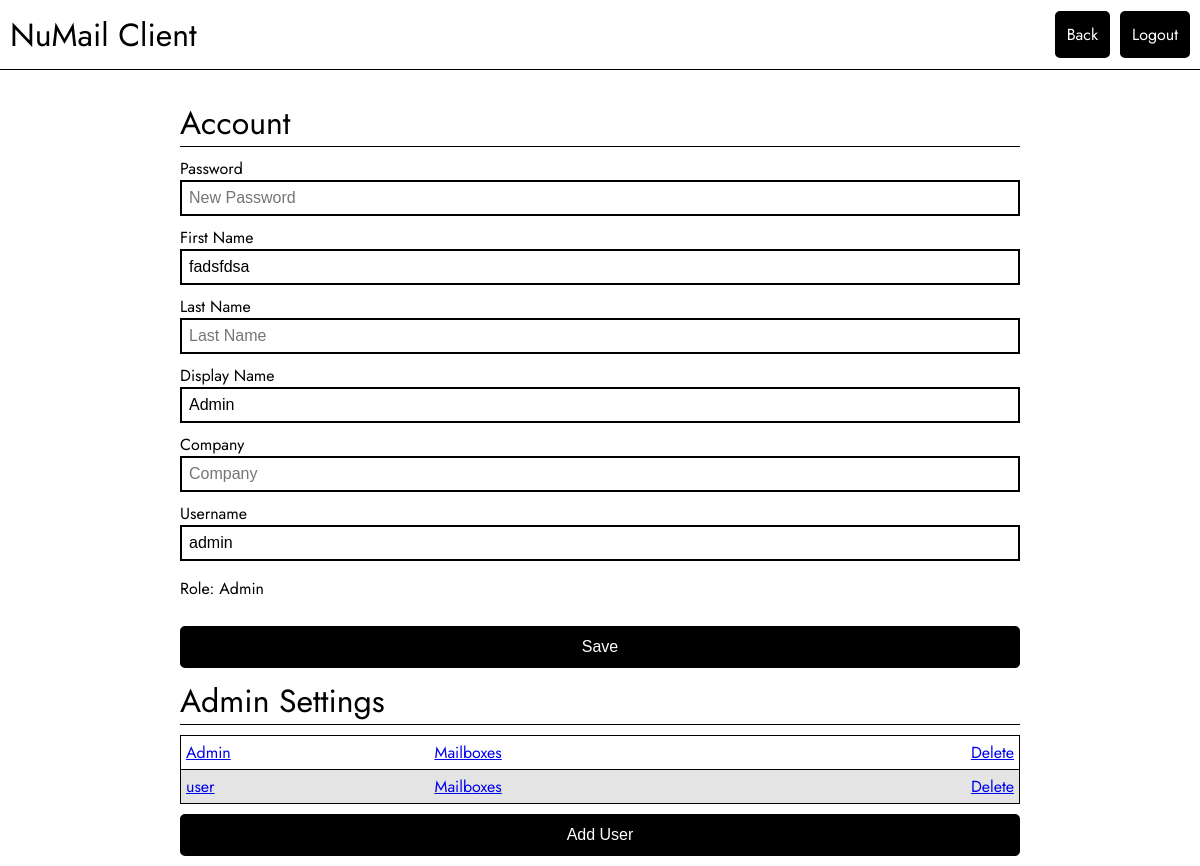
The page /settings (signed in) on the database as committed earlier.
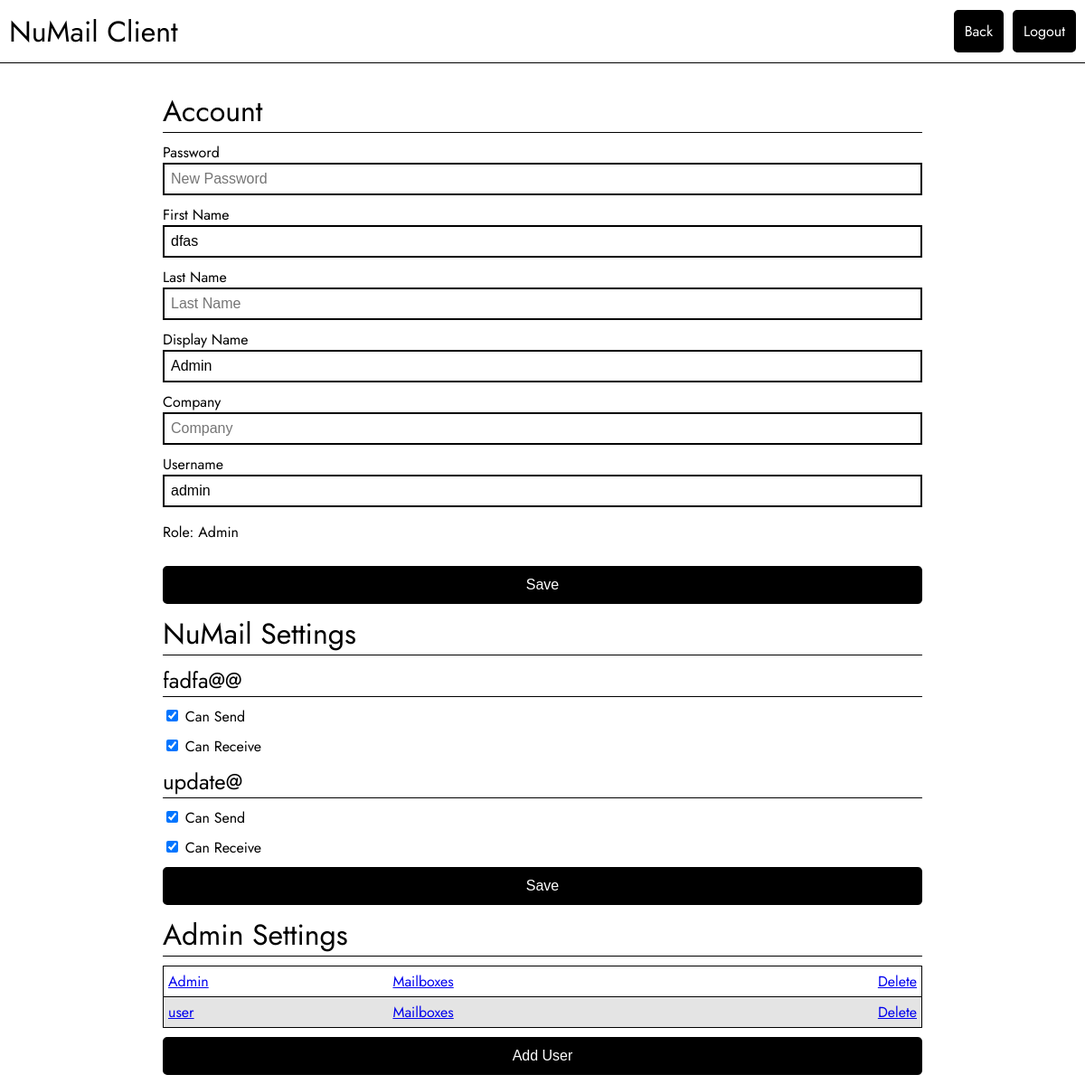
The same page on the database as committed later.
### tables this page shows
CREATE TABLE Users (
    userId INTEGER NOT NULL PRIMARY KEY AUTOINCREMENT,
    userName VARCHAR(100) NOT NULL UNIQUE,
    firstName VARCHAR(100) DEFAULT NULL,
    lastName VARCHAR(100) DEFAULT NULL,
    displayName VARCHAR(100) NOT NULL,
    company VARCHAR(100) DEFAULT NULL,
    password TEXT NOT NULL,
    isAdmin BOOLEAN NOT NULL DEFAULT 0
);

CREATE TABLE Mailboxes (
    mailboxId INTEGER NOT NULL PRIMARY KEY AUTOINCREMENT,
    mbUser INTEGER NOT NULL,
    mbName VARCHAR(100) NOT NULL UNIQUE,
    mbType INTEGER NOT NULL DEFAULT 0,
    mbSend BOOLEAN NOT NULL DEFAULT 1,
    mbReceive BOOLEAN NOT NULL DEFAULT 1,
    mbReadConf BOOLEAN NOT NULL DEFAULT 0,
    FOREIGN KEY (mbUser) REFERENCES Users(userId)
);

### ui.py (the view)
@app.route('/settings')
def settings():
    if 'username' not in session:
        return redirect(url_for('login'))
    currentUser = get_user(session['username'])
    if not currentUser:
        abort(404)
    if currentUser["isAdmin"]:
        users = get_all_users()
        mailboxes = get_all_user_mailboxes()
        if not mailboxes:
            mailboxes = []
    else:
        users = []
        mailboxes = []
    current_user_mb = get_user_mailboxes(session['username'])
    if not current_user_mb:
        current_user_mb = []
    users_serializable = []
    for user in users:
        users_serializable.append({
            key: (value.decode('utf-8') if isinstance(value, bytes) else value)
            for key, value in user.items()
            if key != "password"
        })
    mailbox_serializable = []
    for box in mailboxes:
        mailbox_serializable.append({
            key: (value.decode('utf-8') if isinstance(value, bytes) else value)
            for key, value in box.items()
        })
    return render_template('settings.html', domain=server_settings["visible_domain"], user=currentUser, users=users_serializable, mailboxes=mailbox_serializable, usermb=current_user_mb)

### db/db.py (called while the page is built)
@contextlib.contextmanager
def get_db():
    db = sqlite3.connect("./db/sqlite/numail.db")
    try:
        db.row_factory = sqlite3.Row
        yield db
    finally:
        db.close()

def get_user(user_name: str) -> bool | dict:
    with get_db() as db:
        user_exists = db.execute("SELECT * FROM Users WHERE userName = ?", (user_name,)).fetchone()
        if not user_exists:
            return False
        else:
            return dict(user_exists)

def get_all_users() -> bool | list:
    with get_db() as db:
        user_exists = db.execute("SELECT * FROM Users").fetchall()
        if not user_exists:
            return False
        else:
            return [dict(row) for row in user_exists]

def get_user_mailboxes(user_name: str) -> list | bool:
    with get_db() as db:
        user_exists = db.execute("SELECT * FROM Users WHERE userName = ?", (user_name,)).fetchone()
        if not user_exists:
            return False
        else:
            mb_exists = db.execute("SELECT * FROM Mailboxes WHERE mbUser = ?", (user_exists["userId"],)).fetchall()
            if mb_exists:
                return [dict(row) for row in mb_exists]
            else:
                return False

def get_all_user_mailboxes() -> dict | bool:
    with get_db() as db:
        box_exists = db.execute("SELECT * FROM Mailboxes").fetchall()
        if not box_exists:
            return False
        return [dict(row) for row in box_exists]

### templates/settings.html (shortened to what this page needs)
<!DOCTYPE html>
<html lang="en">
<head>
    <link rel="stylesheet" type="text/css" href="{{ url_for('static', filename='css/style.css') }}">
    <link rel="stylesheet" type="text/css" href="{{ url_for('static', filename='css/settings.css') }}">
</head>
<body>
    <div class="header">
        <h1>NuMail Client</h1>
        <div class="header-right">
            <a href="/" class="button">Back</a>
            <a href="/logout" class="button">Logout</a>
        </div>
    </div>
    <div class="main">
        <div class="settings-center">
            <form id="settingsForm" class="settingsForm">
                <h1>Account</h1>
                <label>Password</label>
                <input type="password" name="pwd" placeholder="New Password">
                <label>First Name</label>
                <input type="text" name="fname" placeholder="First Name" value="{{user['firstName'] if user['firstName']}}">
                <label>Last Name</label>
                <input type="text" name="lname" placeholder="Last Name" value="{{user['lastName'] if user['lastName']}}">
                <label>Display Name</label>
                <input type="text" name="displayName" placeholder="Display Name" value="{{user['displayName']}}">
                <label>Company</label>
                <input type="text" name="company" placeholder="Company" value="{{user['company'] if user['company']}}">
                <label>Username</label>
                <input type="text" name="uname" placeholder="Username" value="{{user['userName'] if user['userName']}}">
                {% if user['isAdmin'] %}
                    <p>Role: Admin</p>
                {% else %}
                    <p>Role: User</p>
                {% endif %}
                <button type="submit">Save</button>
            </form>
            {% if usermb  %}
                <form id="nmSettingsForm" class="settingsForm">
                    <h1>NuMail Settings</h1>
                    {% for mb in usermb %}
                        <h2>{{mb["mbName"]}}@{{domain}}</h2>
                        <div class="checkbox">
                            <input type="checkbox" name="canSend_{{mb['mbName']}}" id="canSend_{{mb['mbName']}}" {{"checked" if mb["mbSend"]}}>
                            <label for="canSend_{{mb['mbName']}}">Can Send</label>
                        </div>
                        <div class="checkbox">
                            <input type="checkbox" name="canReceive_{{mb['mbName']}}" id="canReceive_{{mb['mbName']}}" {{"checked" if mb["mbReceive"]}}>
                            <label for="canReceive_{{mb['mbName']}}">Can Receive</label>
                        </div>
                    {% endfor %}
                    <button type="submit">Save</button>
                </form>
            {% endif %}
            {% if user["isAdmin"] %}
                <h1>Admin Settings</h1>
                <table class="admin-table">
                    {% for theUser in users %}
                        <tr>
                            <td><a href="javascript:void(0);" onclick="toggleOverlay('userForm', '{{theUser['userId']}}')">{{theUser["displayName"]}}</a></td>
                            <td><a href="javascript:void(0);" onclick="toggleOverlay('mailboxForm', '{{theUser['userId']}}')">Mailboxes</a></td>
                            <td class="table-delete"><a href="javascript:void(0);" onclick="deleteAccount('{{theUser['userId']}}')">Delete</a></td>
                        </tr>
                    {% endfor %}
                </table>
                <button type="button" onclick="toggleOverlay('newUserForm')">Add User</button>
            {% endif %}
        </div>
    </div>
</body>
</html>

### static/css/style.css (style rules this page uses)
body { font-family: "Jost", serif; margin: 0; padding: 0; }
.header { width: 100%; padding: 10px; border-bottom: 1px solid black; box-sizing: border-box; display: flex; height: 70px; align-items: center; position: fixed; background-color: white; top: 0; justify-content: space-between; }
.header-right { display: flex; }
.header-right a { margin-left: 10px; }
.header h1 { font-weight: normal; margin: 0; }
.main { margin-top: 70px; height: calc(100vh - 70px); }
input[type=text], input[type=password] { padding: 7px; border: 2px black solid; outline: none; font-size: 16px; }
button, input[type=button], input[type=submit] { padding: 10px; background-color: black; color: white; border: 2px solid black; border-radius: 5px; cursor: pointer; outline: none; font-size: 16px; }
.button { padding: 10px; background-color: black; color: white; border: 2px solid black; border-radius: 5px; font-size: 16px; text-decoration: none; }

### static/css/settings.css (style rules this page uses)
.main { display: flex; flex-direction: column; align-items: center; margin-bottom: 10px; height: 100%; }
.settings-center { margin-top: 20px; display: flex; flex-direction: column; width: 70%; }
.settings-center h1, .settings-center h2, .mbs { font-weight: normal; margin: 0; margin-top: 10px; border-bottom: 1px solid black; }
.settingsForm { display: flex; flex-direction: column; }
.settingsForm > .checkbox, .settingsForm > button, .settingsForm > label { margin-top: 10px; }
.admin-table { border-collapse: collapse; margin: 10px 0; }
.admin-table tr { border: solid 1px black; }
.admin-table tr:nth-child(even) { background-color: #e4e4e4; }
.table-delete { text-align: end; }
.admin-table td { padding: 5px; }

Rows that differ between the two databases and show on the page:
changed Users "Admin": fname "fadsfdsa" → "dfas"
added Mailboxes: mbName "fadfa@"
added Mailboxes: mbName "update"
Other text that changed with them:
text now shown: "NuMail Settings Save"
